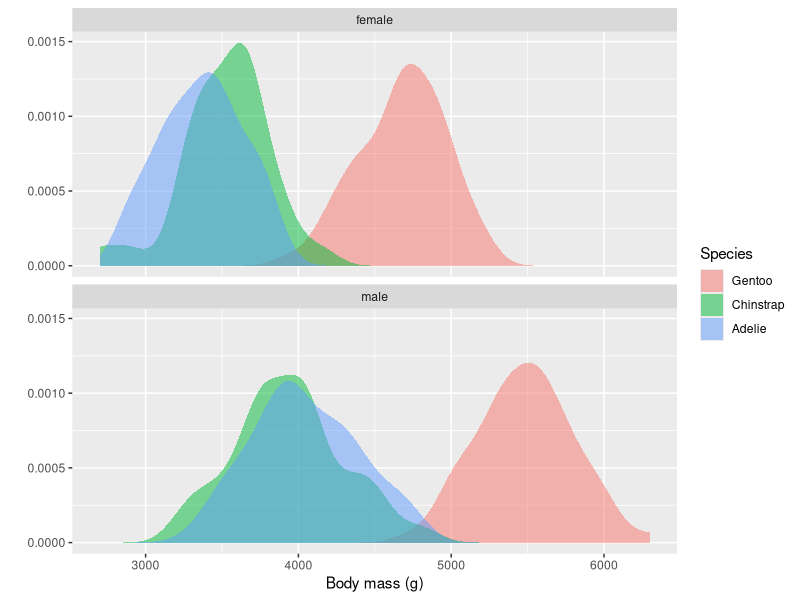
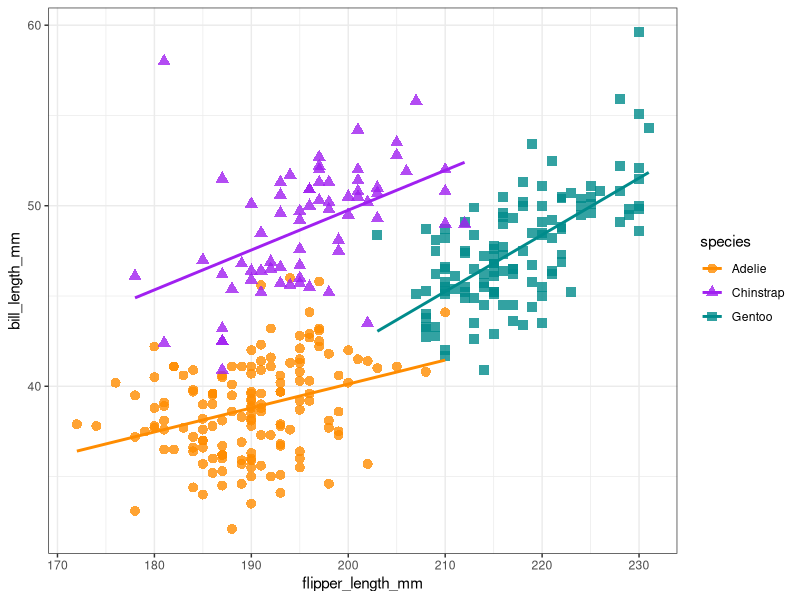

Recreate these plots in R, in order.
## ---- chunk 1
#| label: setup
library(tidyverse)
library(palmerpenguins)
## ---- chunk 2
penguins |>
  filter(!is.na(sex)) |>
  mutate(
    species = factor(species, levels = c("Gentoo", "Chinstrap", "Adelie"))
  ) |>
  ggplot(
    aes(x = body_mass_g, fill = species)
  ) +
  geom_density(alpha = 0.5, color = NA) +
  facet_wrap(~sex, nrow=2) +
  labs(
    x = "Body mass (g)",
    fill = "Species",
    y = ""
  )

## ---- chunk 3
ggplot(
  penguins,
  aes(x = flipper_length_mm, y = bill_length_mm)
) +
  geom_point(
    aes(color = species, shape = species),
    size = 3, alpha = 0.8,
    na.rm = TRUE
  ) +
  geom_smooth(method = "lm", se = FALSE, aes(color = species)) +
  scale_color_manual(values = c("darkorange", "purple", "cyan4")) +
  theme_bw()

